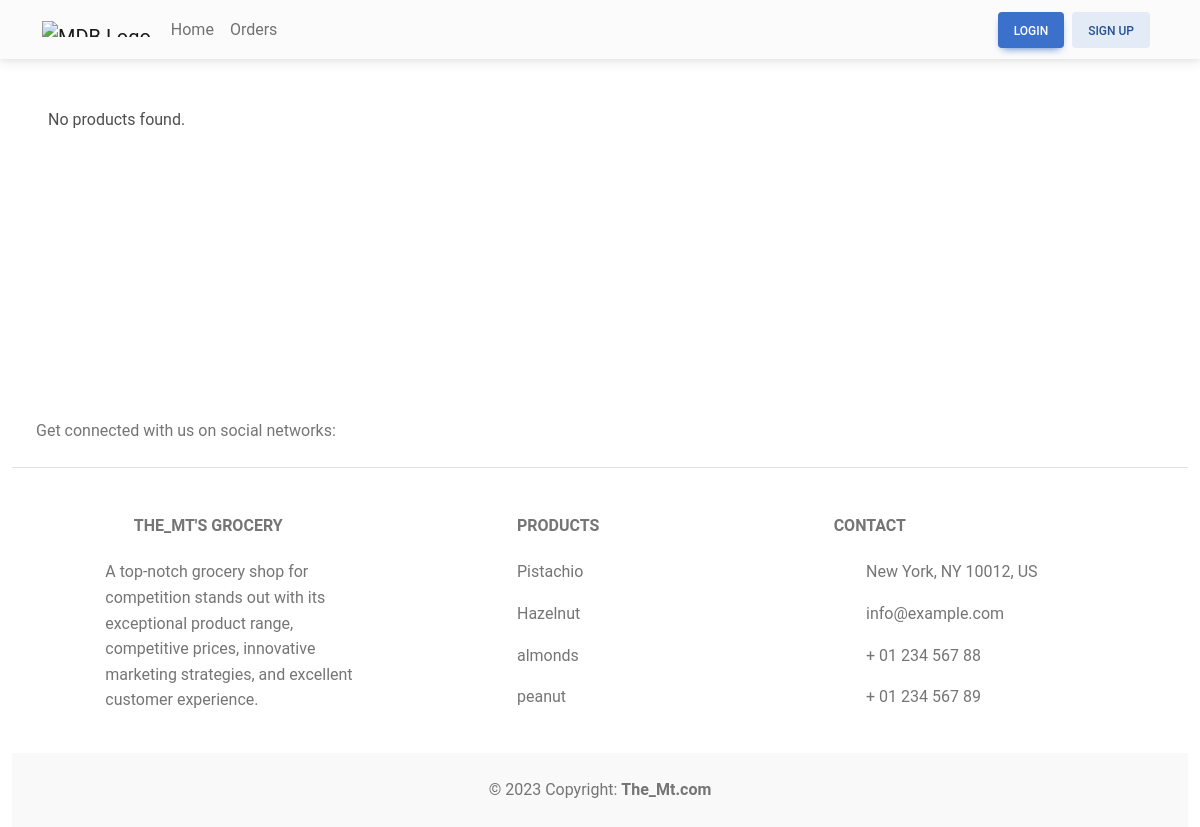
Before: /userProductList/1 with the older database file.
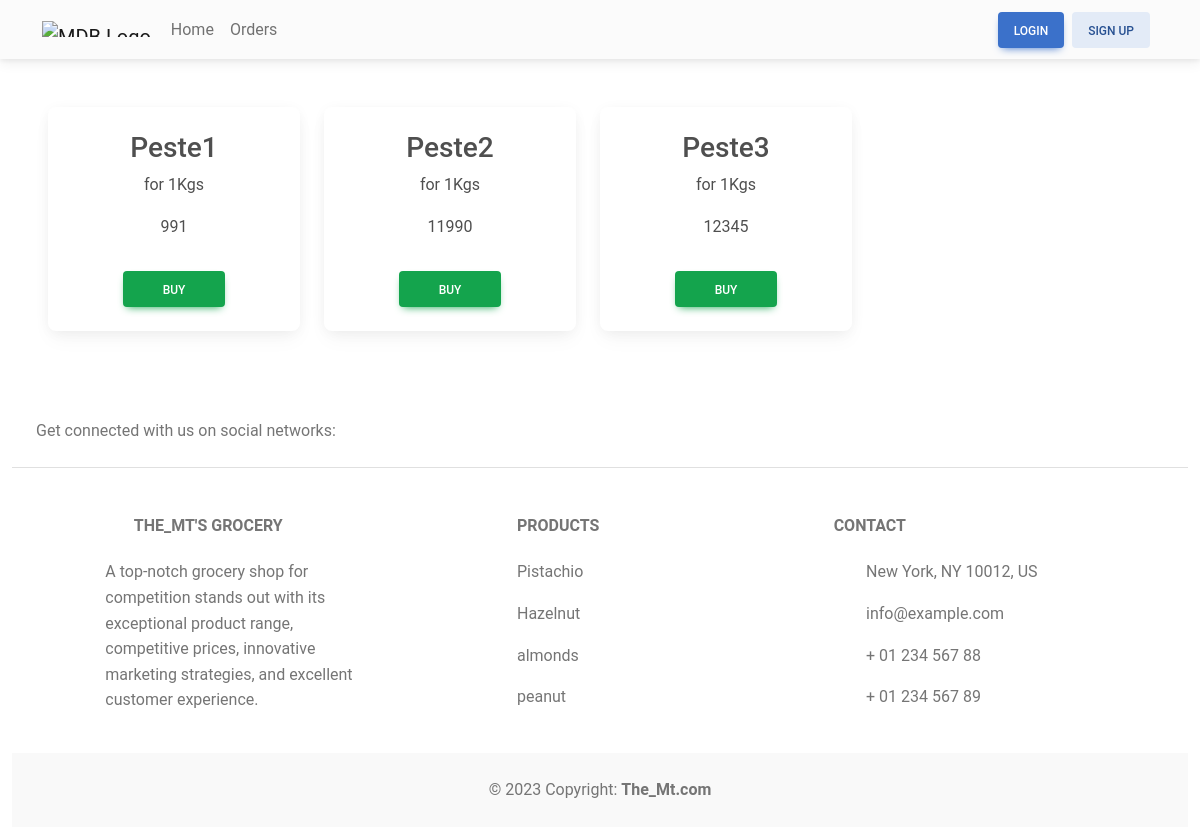
After: the same page with the newer database file.
### shop/models.py (models this page shows, shortened)
class InventoryProduct(models.Model):
    productId = models.ForeignKey(Product, on_delete=models.CASCADE, verbose_name="Product Name")
    inventoryId = models.ForeignKey(Inventory, on_delete=models.CASCADE, verbose_name="Inventory City")
    quantity = models.IntegerField()

class Product(models.Model):
    name = models.CharField(max_length=200)
    price = models.CharField(max_length=200)
    quantity = models.PositiveIntegerField(verbose_name="Quantity in Kg")
    pType = models.ForeignKey(ProductVariation, on_delete=models.CASCADE, verbose_name="Category Name")
    cityId = models.ForeignKey(City, on_delete=models.CASCADE, verbose_name="City Name")

### shop/views.py (the view)
# urls.py: path('userProductList/<int:pk>', UserProductList.as_view(), name='userProductList'),
class UserProductList(ListView):
    model = InventoryProduct
    template_name = 'userProductList.html'
    def get_queryset(self):
        variation_id = self.kwargs['pk']
        product_ids = InventoryProduct.objects.filter(productId__pType_id=variation_id).values_list('productId_id', flat=True)
        return InventoryProduct.objects.filter(id__in=product_ids)

### templates/userProductList.html
{% extends 'base.html' %} {% load static %} {% block content %}
<section class="userProductList mb-5">
  <div class="container-fluid">
    <div class="row">
    <div class="row row-cols-1 row-cols-sm-2 row-cols-md-3 row-cols-xl-4 g-4 px-5">
      {% for prod in object_list %}
        <div class="col">
            <div class="card">
              <div class="card-body">
                <h3 class="card-title text-center text-capitalize">{{ prod.productId.name }}</h3>
                <p class="text-center mt-2">for 1Kgs</p>
                <p class="text-center mt-2">{{ prod.quantity }}</p>
                <p class="card-text text-center">
                  <a
                    href="{% url 'userOrder' prod.pk %}"
                    class="btn btn-success mt-3 w-50"
                    role="btn"
                    >buy</a
                  >
                </p>
              </div>
            </div>
          </div>
          {% empty %}
              <p>No products found.</p>
      {% endfor %}
    </div>
  </div>
  </div>
</section>
{% endblock content %}

Changed rows visible on the page:
added InventoryProduct: productId.name "Peste1", quantity "991"
added InventoryProduct: productId.name "Peste2", quantity "11990"
added InventoryProduct: productId.name "Peste3", quantity "12345"
Other visible differences:
text no longer shown: "No products found."
